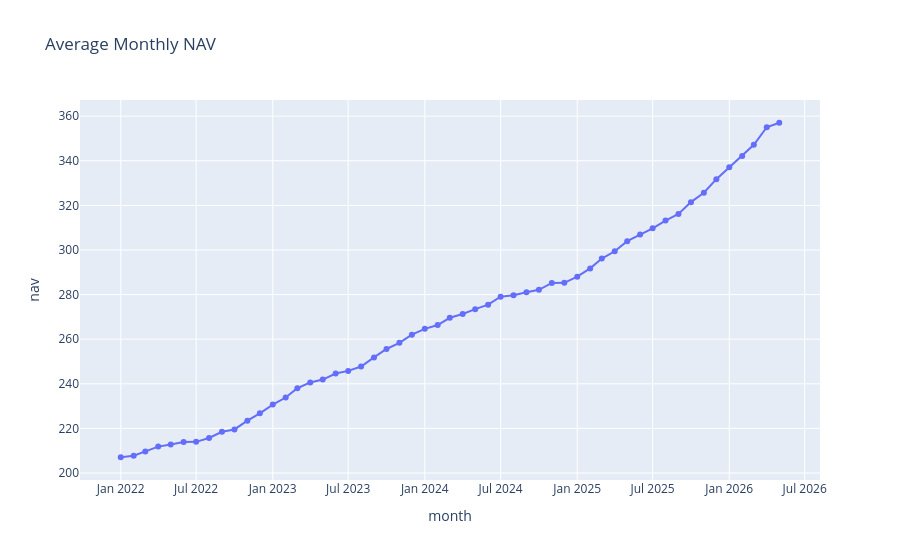

Notebook code for this chart:
### Code cell
nav_monthly = nav_history.copy()

nav_monthly['month'] = nav_monthly['date'].dt.to_period('M').astype(str)

monthly_avg = (
    nav_monthly
    .groupby('month')['nav']
    .mean()
    .reset_index()
)

fig = px.line(
    monthly_avg,
    x='month',
    y='nav',
    title='Average Monthly NAV',
    markers=True
)

fig.show()

### Figure 1 — Plotly figure (JSON) as saved in the notebook; plotly's stock layout.template omitted (floating-point values rounded to 4 significant figures)
{"data": [{"hovertemplate": "month=%{x}<br>nav=%{y}<extra></extra>", "legendgroup": "", "line": {"color": "#636efa", "dash": "solid"}, "marker": {"symbol": "circle"}, "mode": "lines+markers", "name": "", "orientation": "v", "showlegend": false, "type": "scatter", "x": ["2022-01", "2022-02", "2022-03", "2022-04", "2022-05", "2022-06", "2022-07", "2022-08", "2022-09", "2022-10", "2022-11", "2022-12", "2023-01", "2023-02", "2023-03", "2023-04", "2023-05", "2023-06", "2023-07", "2023-08", "2023-09", "2023-10", "2023-11", "2023-12", "2024-01", "2024-02", "2024-03", "2024-04", "2024-05", "2024-06", "2024-07", "2024-08", "2024-09", "2024-10", "2024-11", "2024-12", "2025-01", "2025-02", "2025-03", "2025-04", "2025-05", "2025-06", "2025-07", "2025-08", "2025-09", "2025-10", "2025-11", "2025-12", "2026-01", "2026-02", "2026-03", "2026-04", "2026-05"], "xaxis": "x", "y": [207.1, 207.7, 209.7, 211.8, 212.7, 213.9, 214.0, 215.7, 218.5, 219.5, 223.5, 226.8, 230.7, 233.8, 238.0, 240.6, 241.9, 244.6, 245.8, 247.7, 251.8, 255.6, 258.4, 262.0, 264.6, 266.3, 269.6, 271.3, 273.5, 275.5, 279.0, 279.7, 281.0, 282.1, 285.2, 285.3, 288.0, 291.7, 296.2, 299.4, 303.9, 306.9, 309.7, 313.2, 316.1, 321.4, 325.7, 331.7, 337.1, 342.1, 347.2, 355.0, 357.0], "yaxis": "y"}], "layout": {"legend": {"tracegroupgap": 0}, "title": {"text": "Average Monthly NAV"}, "xaxis": {"anchor": "y", "domain": [0, 1], "title": {"text": "month"}}, "yaxis": {"anchor": "x", "domain": [0, 1], "title": {"text": "nav"}}}}
